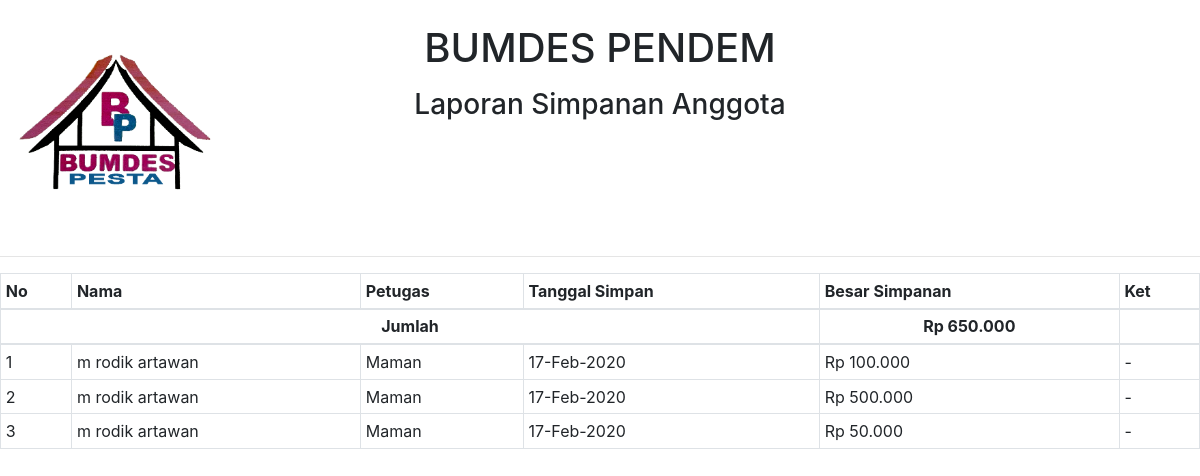
Page /index.php/petugas/simpan_bulan (signed in) on the committed database.
### tables this page shows
CREATE TABLE `simpanan` (
  `id_simpanan` int(11) NOT NULL,
  `id_anggota` int(11) NOT NULL,
  `petugas` varchar(20) NOT NULL,
  `tanggal_simpanan` timestamp NOT NULL DEFAULT current_timestamp() ON UPDATE current_timestamp(),
  `besar_simpanan` int(11) NOT NULL,
  `ket` tinytext NOT NULL
);

CREATE TABLE `anggota` (
  `id_anggota` int(11) NOT NULL,
  `nik` varchar(50) NOT NULL,
  `nama` varchar(25) NOT NULL,
  `jk` varchar(1) NOT NULL,
  `agama` varchar(20) NOT NULL,
  `status` varchar(11) NOT NULL,
  `pekerjaan` varchar(20) NOT NULL,
  `alamat` tinytext NOT NULL,
  `no_hp` varchar(13) NOT NULL,
  `tempat` varchar(20) NOT NULL,
  `lahir` date NOT NULL,
  `gambar` varchar(50) NOT NULL
);

### application/modules/petugas/controllers/Petugas.php (called while the page is built, shortened)
<?php
class Petugas extends MY_Controller
{
	public function __construct()
	{
		$this->load->model('petugas_model', 'model');
	}
	public function simpan_bulan()
	{
		$data['data'] = $this->db->query("SELECT anggota.*,simpanan.* FROM anggota INNER JOIN simpanan on anggota.id_anggota = simpanan.id_anggota WHERE YEAR(simpanan.tanggal_simpanan) = YEAR(NOW()) AND MONTH(simpanan.tanggal_simpanan)=MONTH(NOW())  ORDER BY simpanan.id_simpanan asc")->result();
		$this->load->view('simpan_bulan', $data);
	}
}

### index.php (called while the page is built, shortened)
<?php
require_once BASEPATH.'core/CodeIgniter.php';

### application/modules/petugas/views/simpan_bulan.php (the view, shortened to what this page needs)
<!DOCTYPE html>
<html>
<head>
    <link rel="stylesheet" href="<?= base_url() ?>assets/dist/css/adminlte.min.css">
</head>
<body>
    <div class="form-group row mt-2 p-3">
        <div class="col-2">
            <img src="<?= base_url('assets/img/bumdes.png') ?>" alt="logo" width="200px">
        </div>
        <div class="col-8">
            <div class="form-group">
                <h1 class="text-center">BUMDES PENDEM</h1>
            </div>
            <div class="form-group">
                <h3 class="mt-1 mb-2 text-center">Laporan Simpanan Anggota</h3>
            </div>
        </div>
        <div class="col-2">
        </div>
    </div>
    <hr>
    <?php
    function rupiah($angka)
    {
        $hasil_rupiah = "Rp " . number_format($angka, 0, ',', '.');
        return $hasil_rupiah;
    }
    ?>
    <div class="table-responsive">
        <table class="table table-bordered table-sm">
            <thead>
                <tr>
                    <th>No</th>
                    <th>Nama</th>
                    <th>Petugas</th>
                    <th>Tanggal Simpan</th>
                    <th>Besar Simpanan</th>
                    <th>Ket</th>
                </tr>
            </thead>
            <thead class="thead-secondary">
                <th colspan="4" class="text-center">Jumlah</th>
                <?php $total = 0;
                foreach ($data as $sum) {
                    $total += $sum->besar_simpanan;
                } ?>
                <th class="text-center"><?= rupiah($total) ?></th>
                <th></th>
            </thead>
            <tbody>
                <?php $i = 1;
                foreach ($data as $row) : ?>
                    <tr>
                        <td><?= $i++ ?></td>
                        <td><?= $row->nama ?></td>
                        <td><?= $row->petugas ?></td>
                        <td><?= date('d-M-Y', strtotime($row->tanggal_simpanan)) ?></td>
                        <td><?= rupiah($row->besar_simpanan) ?></td>
                        <td><?= $row->ket ?></td>
                    </tr>
                <?php endforeach; ?>
            </tbody>
        </table>
    </div>
</body>
</html>

### application/third_party/MX/Loader.php (shortened to what this page needs)
<?php (defined('BASEPATH')) OR exit('No direct script access allowed');
class MX_Loader extends CI_Loader
{
	protected $_module;
	public $_ci_cached_vars = array();
	public function initialize($controller = NULL)
	{
		$this->_module = CI::$APP->router->fetch_module();
	}
	public function model($model, $object_name = NULL, $connect = FALSE)
	{
		if (is_array($model)) return $this->models($model);
		($_alias = $object_name) OR $_alias = basename($model);
		list($path, $_model) = Modules::find(strtolower($model), $this->_module, 'models/');
		if ($path == FALSE)
		{
			parent::model($model, $object_name, $connect);
		}
		else
		{
			CI::$APP->$_alias = new $model();
		}
		return $this;
	}
	public function models($models)
	{
		return $this;
	}
	public function view($view, $vars = array(), $return = FALSE)
	{
		list($path, $_view) = Modules::find($view, $this->_module, 'views/');
		if ($path != FALSE)
		{
			$this->_ci_view_paths = array($path => TRUE) + $this->_ci_view_paths;
			$view = $_view;
		}
		return (method_exists($this, '_ci_object_to_array') ? $this->_ci_load(array('_ci_view' => $view, '_ci_vars' => $this->_ci_object_to_array($vars), '_ci_return' => $return)) : $this->_ci_load(array('_ci_view' => $view, '_ci_vars' => $this->_ci_prepare_view_vars($vars), '_ci_return' => $return)));
	}
	public function _ci_load($_ci_data)
	{
		extract($_ci_data);
		if (isset($_ci_view))
		{
			$_ci_path = '';
			$_ci_file = (pathinfo($_ci_view, PATHINFO_EXTENSION)) ? $_ci_view : $_ci_view.EXT;
			foreach ($this->_ci_view_paths as $path => $cascade)
			{
				if (file_exists($view = $path.$_ci_file))
				{
					$_ci_path = $view;
					break;
				}
			}
		}
		elseif (isset($_ci_path))
		{
			$_ci_file = basename($_ci_path);
			if( ! file_exists($_ci_path)) $_ci_path = '';
		}
		if (isset($_ci_vars))
			$this->_ci_cached_vars = array_merge($this->_ci_cached_vars, (array) $_ci_vars);
		extract($this->_ci_cached_vars);
		if ((bool) @ini_get('short_open_tag') === FALSE && CI::$APP->config->item('rewrite_short_tags') == TRUE)
		{
			echo eval('?>'.preg_replace("/;*\s*\?>/", "; ?>", str_replace('<?=', '<?php echo ', file_get_contents($_ci_path))));
		}
		else
		{
			include($_ci_path);
		}
	}
}

### rows in the picture
simpanan: id_anggota.nama "m rodik artawan", petugas "Maman", tanggal_simpanan "17-Feb-2020", besar_simpanan "Rp 100.000", ket "-"
simpanan: id_anggota.nama "m rodik artawan", petugas "Maman", tanggal_simpanan "17-Feb-2020", besar_simpanan "Rp 500.000", ket "-"
simpanan: id_anggota.nama "m rodik artawan", petugas "Maman", tanggal_simpanan "17-Feb-2020", besar_simpanan "Rp 50.000", ket "-"

### other values in the picture
rupiah($total) "Rp 650.000"
